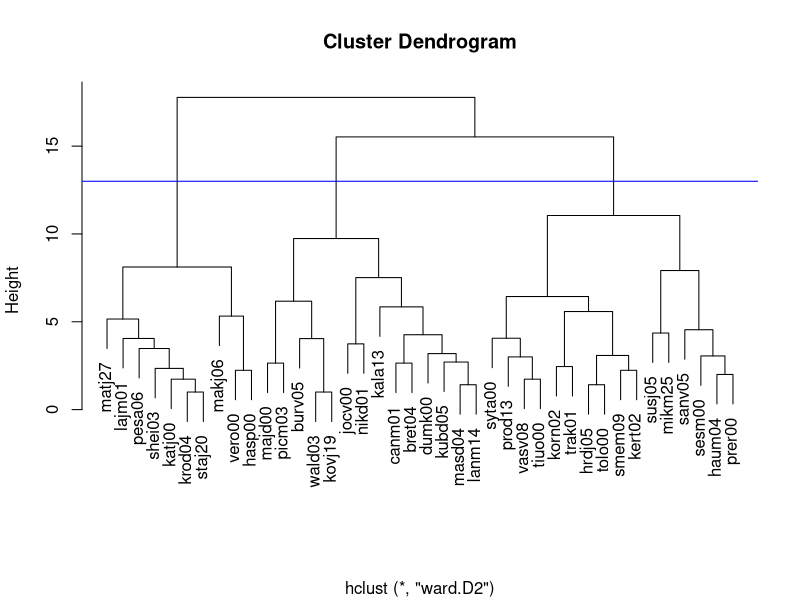

Recreate this plot in R.

# Dependencies
list.of.packages <- c("openxlsx","tidyverse","magrittr")
new.packages <- list.of.packages[!(list.of.packages %in% installed.packages()[,"Package"])]
if(length(new.packages)) install.packages(new.packages)
lapply(list.of.packages, require, character.only = TRUE)
rm(list = c("list.of.packages","new.packages"))

# read xlsx data if it does not exist yet
if (!exists("Stats")) Stats <- openxlsx::read.xlsx("Stats.xlsx", sheet = "Sheet 1")

# nechceme mať neceločíslené hodnoty
last_PS <- Stats %>% group_by(Initials) %>% summarize(MER = max(Exc_round))

# for both clustering options (w/wo SS) Ward's method gives more clear cluster split

# clustering based on B5
clust_data <- Stats %>% 
  inner_join(last_PS, by = c("Initials","Exc_round"="MER")) %>% 
  select(Initials, B5_O:B5_N)

#clust_data <- clust_data[-40,] # old update not...
rownames(clust_data) <- clust_data$Initials
clust_data %<>% select(-Initials)

# clustering
clusters = hclust(dist(clust_data), method = "ward.D2")
# chart
plot(clusters, xlab = "")
# cut
abline(h=13, col = "blue")

# split(cut) the tree into three groups
HC_BS_3 <- cutree(clusters,3)

# Filtering out wrong motivational data
Stats <- subset(Stats,!(Student_ID %in% c("1ac81dbe09bf3f0f3eac3d67ebc7c53e") & Exc_round  == 1)) #
Stats <- subset(Stats,!(Student_ID %in% c("6f1c1fea47a3b121012af306c5824c02") & Exc_round  == 2)) #
Stats <- subset(Stats,!(Student_ID %in% c("9547de7153ef46ae8a67d6548b3c2e25"))) # hasp00

# do not execute
rm(list = c("clusters","clust_data","last_PS", "HC_BS_3","HC_BS_SS_2","HC_BS_SS_4"))


